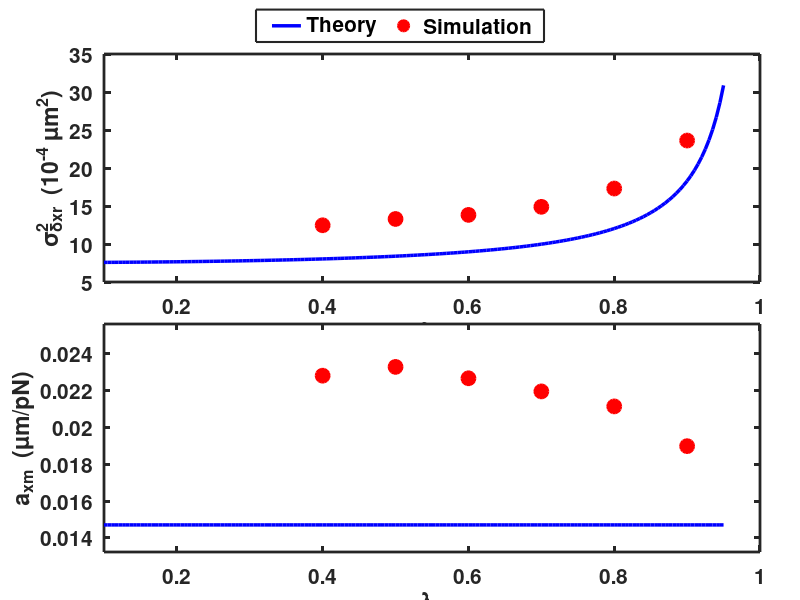
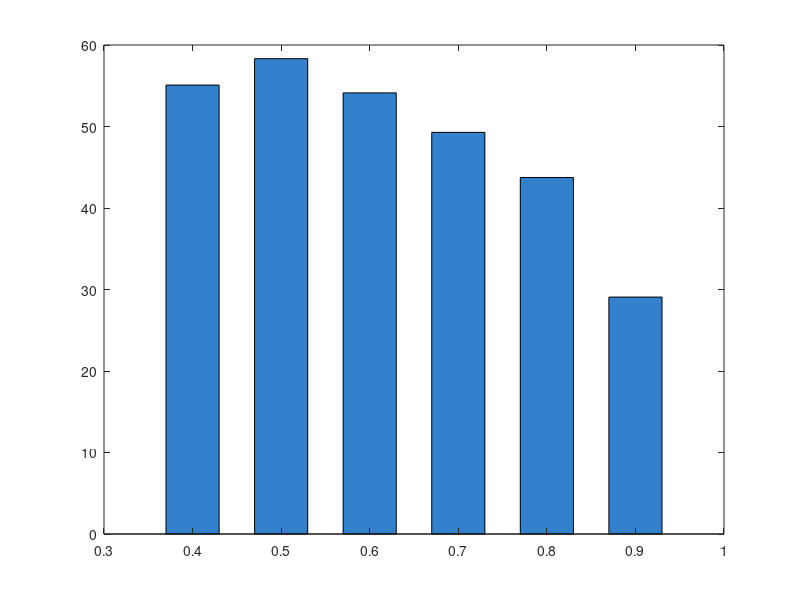

These charts were generated, in order, by the following MATLAB code: (Note: this script raises an error after producing the figures.)
% verify_eq13_estimator.m — Eq. 13 verification: two delay-compensation methods
%
% Method 1: 3-state estimator (dz1->dz2->dz3 + pole placement)
% Method 2: d-step delay control law (Eq. 17, expanded form)
%
% Simplified conditions: known gamma_N, no disturbance, stationary probe.
% Goal: verify both methods recover a_x via Eq. 13, and compare accuracy.

clear; clc; close all;

%% ===== Physical Parameters =====
Ts      = 1/1600;            % sampling time [s]
kb      = 1.3806503e-23;     % Boltzmann constant [J/K]
T_temp  = 310.15;            % temperature [K]
R_probe = 2.25e-6;           % probe radius [m]
eta     = 0.001;             % viscosity [Pa*s]
gammaN  = 0.0425;            % friction coefficient [pN*s/um]

a_x      = Ts / gammaN;                                    % mobility [um/pN]
sigma_fT  = sqrt(4 * kb * T_temp * (gammaN * 1e-6) / Ts * 1e24); % thermal force std [pN]

%% ===== Estimator: Pole Placement =====
% Pole placement on TRUE error dynamics F = A + G - LC, where
% A+G has (3,3) = lc + (1-lc) = 1 due to controller-observer coupling.
% Gains are independent of lc.
lambda_e = 0.3;
L1 = 1 - 3*lambda_e;
L2 = 1 - 3*lambda_e + 3*lambda_e^2;
L3 = (1 - lambda_e)^3;
fprintf('Estimator pole placement: lambda_e = %.1f\n\n', lambda_e);

%% ===== Simulation Parameters =====
lc_sim   = [0.4, 0.5, 0.6, 0.7, 0.8, 0.9];  % lambda_c > lambda_e = 0.3
n_lc     = length(lc_sim);
N        = 80000;
ss_start = 40000;
z_d      = 25;               % desired position [um]

% Dense theory curve
lc_dense = 0.1:0.005:0.95;
C_dense  = 2 + 1./(1 - lc_dense.^2);
sig2_theory_dense = C_dense * 4 * kb * T_temp * a_x * 1e18;  % [um^2]

%% ===== Storage =====
sig2_est   = zeros(1, n_lc);   % estimator method
sig2_eq17  = zeros(1, n_lc);   % d-step delay control law (Eq. 17)
axm_est    = zeros(1, n_lc);   % recovered a_x from estimator [um/pN]
axm_eq17   = zeros(1, n_lc);   % recovered a_x from Eq. 17 [um/pN]

%% ===== Main Loop =====
for idx = 1:n_lc
    lc = lc_sim(idx);
    C_lc = 2 + 1/(1 - lc^2);
    den_eq13 = 4 * kb * T_temp * C_lc;

    % --- Method 1: 3-state estimator ---
    rng(42 + idx);
    fT = sigma_fT * randn(N, 1);          % thermal force [pN]

    z = z_d;                               % position [um]
    z_hist = zeros(N, 1);  z_hist(1) = z_d;
    dzm_all_est = zeros(N, 1);

    % Estimator states: dz = z_d - z (displacement error [um])
    dz1_hat = 0;  dz2_hat = 0;  dz3_hat = 0;

    for k = 1:N
        % Delayed measurement (d = 2 steps)
        if k >= 3, z_del = z_hist(k-2); else, z_del = z_d; end
        dzm = z_d - z_del;                % [um]
        dzm_all_est(k) = dzm;

        % Innovation
        innov = dzm - dz1_hat;

        % Control law: fd = (1/a_x)*[(z_d[k]-z_d[k-1]) + (1-lc)*dz3_hat]
        % Feedforward term is 0 for stationary z_d.
        fd_k = (1/a_x) * (1 - lc) * dz3_hat;   % [pN]

        % Estimator update
        dz1_new = dz2_hat      + L1 * innov;
        dz2_new = dz3_hat      + L2 * innov;
        dz3_new = lc * dz3_hat + L3 * innov;
        dz1_hat = dz1_new;
        dz2_hat = dz2_new;
        dz3_hat = dz3_new;

        % Plant dynamics: dz = a_x * (fd + fT) [um]
        z_new = z + a_x * (fd_k + fT(k));
        if k < N, z_hist(k+1) = z_new; end
        z = z_new;
    end

    ss = ss_start:N;
    sig2_est(idx) = var(dzm_all_est(ss));                     % [um^2]
    axm_est(idx) = (sig2_est(idx) * 1e-12) / den_eq13 * 1e-6; % [um/pN]

    % --- Method 2: d-step delay control law, Eq. 17 (same noise) ---
    rng(42 + idx);
    fT = sigma_fT * randn(N, 1);          % thermal force [pN]

    z = z_d;
    z_hist = zeros(N, 1);  z_hist(1) = z_d;
    fd_hist = zeros(N, 1);
    dzm_all_eq17 = zeros(N, 1);

    for k = 1:N
        if k >= 3, z_del = z_hist(k-2); else, z_del = z_d; end
        dzm = z_d - z_del;                % [um]
        dzm_all_eq17(k) = dzm;

        % Eq. 17: d-step delay control law (d=2, stationary)
        %   fd[k] = (1/a_x)*(1-lc)*dzm[k] - (1-lc)*sum(fd[k-i], i=1..d)
        if k >= 3, fk2 = fd_hist(k-2); else, fk2 = 0; end
        if k >= 2, fk1 = fd_hist(k-1); else, fk1 = 0; end
        fd_k = (1/a_x)*(1-lc)*dzm - (1-lc)*(fk1 + fk2);  % [pN]
        fd_hist(k) = fd_k;

        z_new = z + a_x * (fd_k + fT(k));
        if k < N, z_hist(k+1) = z_new; end
        z = z_new;
    end

    sig2_eq17(idx) = var(dzm_all_eq17(ss));                     % [um^2]
    axm_eq17(idx) = (sig2_eq17(idx) * 1e-12) / den_eq13 * 1e-6; % [um/pN]
end

%% ===== Results Table =====
% axm_est / axm_eq17: a_x recovered via Eq. 13 [um/pN]
% err_est / err_eq17: relative error vs true a_x [%]
rel_err_est  = abs(axm_est  - a_x) / a_x * 100;
rel_err_eq17 = abs(axm_eq17 - a_x) / a_x * 100;

fprintf('==========================================================\n');
fprintf('  Eq. 13 verification: 3-state estimator vs Eq. 17\n');
fprintf('==========================================================\n\n');
fprintf('%-6s  %-12s %-12s %-10s %-10s\n', ...
    'lc', 'axm_est', 'axm_eq17', 'err_est', 'err_eq17');
fprintf('%s\n', repmat('-', 1, 54));
for idx = 1:n_lc
    fprintf('%-6.1f  %-12.5f %-12.5f %-10.2f %-10.2f\n', ...
        lc_sim(idx), axm_est(idx), axm_eq17(idx), ...
        rel_err_est(idx), rel_err_eq17(idx));
end
fprintf('\na_x_true = %.5f um/pN\n', a_x);

%% ===== Lambda_e sensitivity test (lc = 0.7) =====
% Test how estimator pole lambda_e affects a_x estimation accuracy
lc_test = 0.7;
le_list = [0.1, 0.2, 0.3, 0.5, 0.7];
axm_le = zeros(size(le_list));
C_test = 2 + 1/(1 - lc_test^2);
den_test = 4 * kb * T_temp * C_test;

for j = 1:length(le_list)
    le = le_list(j);
    L1t = 1 - 3*le;
    L2t = 1 - 3*le + 3*le^2;
    L3t = (1 - le)^3;

    rng(99);
    fT = sigma_fT * randn(N, 1);
    z = z_d; z_hist = zeros(N,1); z_hist(1) = z_d;
    dzm_all = zeros(N,1);
    dz1h = 0; dz2h = 0; dz3h = 0;

    for k = 1:N
        if k>=3, z_del=z_hist(k-2); else, z_del=z_d; end
        dzm = z_d - z_del; dzm_all(k) = dzm;
        innov = dzm - dz1h;
        fd_k = (1/a_x)*(1-lc_test)*dz3h;
        dz1h_n = dz2h + L1t*innov;
        dz2h_n = dz3h + L2t*innov;
        dz3h_n = lc_test*dz3h + L3t*innov;
        dz1h = dz1h_n; dz2h = dz2h_n; dz3h = dz3h_n;
        z_new = z + a_x*(fd_k + fT(k));
        if k<N, z_hist(k+1)=z_new; end; z=z_new;
    end
    axm_le(j) = (var(dzm_all(ss))*1e-12)/den_test*1e-6;
end

fprintf('\n--- Lambda_e sensitivity (lc = 0.7) ---\n');
fprintf('%-10s %-12s %-10s\n', 'lambda_e', 'a_xm', 'error');
for j = 1:length(le_list)
    fprintf('%-10.1f %-12.5f %-10.2f%%\n', le_list(j), axm_le(j), ...
        abs(axm_le(j)-a_x)/a_x*100);
end

%% ===== Figure 1: Main result =====
fig1 = figure('Position', [50 50 700 750], 'Color', 'w');

ax1 = subplot(2,1,1);
h1a = plot(lc_dense, sig2_theory_dense*1e4, 'b-', 'LineWidth', 2.5);
hold on;
h1b = plot(lc_sim, sig2_est*1e4, 'ro', 'MarkerSize', 10, 'MarkerFaceColor', 'r', 'LineWidth', 1.5);
hold off;
xlabel('\lambda_c', 'FontSize', 18, 'FontWeight', 'bold');
ylabel('\sigma^2_{\deltaxr}  (10^{-4} \mum^2)', 'FontSize', 16, 'FontWeight', 'bold');
set(ax1, 'FontSize', 15, 'FontWeight', 'bold', 'LineWidth', 2, ...
    'Box', 'on', 'XGrid', 'off', 'YGrid', 'off');
xlim([0.1 1.0]);
set(ax1, 'Position', [0.13 0.53 0.82 0.38]);

ax2 = subplot(2,1,2);
plot(lc_dense, ones(size(lc_dense))*a_x, 'b-', 'LineWidth', 2.5);
hold on;
plot(lc_sim, axm_est, 'ro', 'MarkerSize', 10, 'MarkerFaceColor', 'r', 'LineWidth', 1.5);
hold off;
xlabel('\lambda_c', 'FontSize', 18, 'FontWeight', 'bold');
ylabel('a_{xm}  (\mum/pN)', 'FontSize', 16, 'FontWeight', 'bold');
set(ax2, 'FontSize', 15, 'FontWeight', 'bold', 'LineWidth', 2, ...
    'Box', 'on', 'XGrid', 'off', 'YGrid', 'off');
xlim([0.1 1.0]);
% Auto ylim to include both theory line and simulation data
yl_lo = min([a_x, min(axm_est)]) * 0.9;
yl_hi = max([a_x, max(axm_est)]) * 1.1;
ylim([yl_lo yl_hi]);
set(ax2, 'Position', [0.13 0.08 0.82 0.38]);

lg = legend(ax1, [h1a, h1b], {'Theory', 'Simulation'}, ...
    'Orientation', 'horizontal', 'FontSize', 15, 'FontWeight', 'bold', ...
    'Box', 'on', 'LineWidth', 1.5);
set(lg, 'Position', [0.32 0.93 0.36 0.04]);

fig_dir = fullfile(fileparts(mfilename('fullpath')), '..', 'figures');
saveas(fig1, fullfile(fig_dir, 'fig_estimator_main.png'));

%% ===== Figure 2: Error bar chart =====
fig2 = figure('Position', [50 50 600 350], 'Color', 'w');
bar(lc_sim, rel_err_est, 0.6, 'FaceColor', [0.2 0.5 0.8]);
hold on; yline(2, 'r--', 'LineWidth', 1.5);
text(0.85, 2.3, '2%', 'Color', 'r', 'FontSize', 12, 'FontWeight', 'bold');
hold off;
xlabel('\lambda_c', 'FontSize', 16, 'FontWeight', 'bold');
ylabel('Relative Error (%)', 'FontSize', 14, 'FontWeight', 'bold');
set(gca, 'FontSize', 13, 'FontWeight', 'bold', 'LineWidth', 1.5, ...
    'Box', 'on', 'XGrid', 'off', 'YGrid', 'off');
ylim([0 max(rel_err_est)*1.2]);
saveas(fig2, fullfile(fig_dir, 'fig_estimator_error.png'));

%% ===== Figure 3: Lambda_e sensitivity =====
fig3 = figure('Position', [50 50 600 350], 'Color', 'w');
plot(le_list, axm_le, 'ro-', 'MarkerSize', 10, 'MarkerFaceColor', 'r', 'LineWidth', 2);
hold on;
yline(a_x, 'b-', 'LineWidth', 2.5);
hold off;
xlabel('\lambda_e', 'FontSize', 16, 'FontWeight', 'bold');
ylabel('a_{xm}  (\mum/pN)', 'FontSize', 14, 'FontWeight', 'bold');
set(gca, 'FontSize', 13, 'FontWeight', 'bold', 'LineWidth', 1.5, ...
    'Box', 'on', 'XGrid', 'off', 'YGrid', 'off');
ylim([0.012 max(axm_le)*1.1]);
lg3 = legend('Simulation', 'a_x true', 'Location', 'north', ...
    'Orientation', 'horizontal', 'FontSize', 13, 'FontWeight', 'bold', ...
    'Box', 'on', 'LineWidth', 1.5);
saveas(fig3, fullfile(fig_dir, 'fig_estimator_lambda_e.png'));

fprintf('\n3 figures saved.\n');
